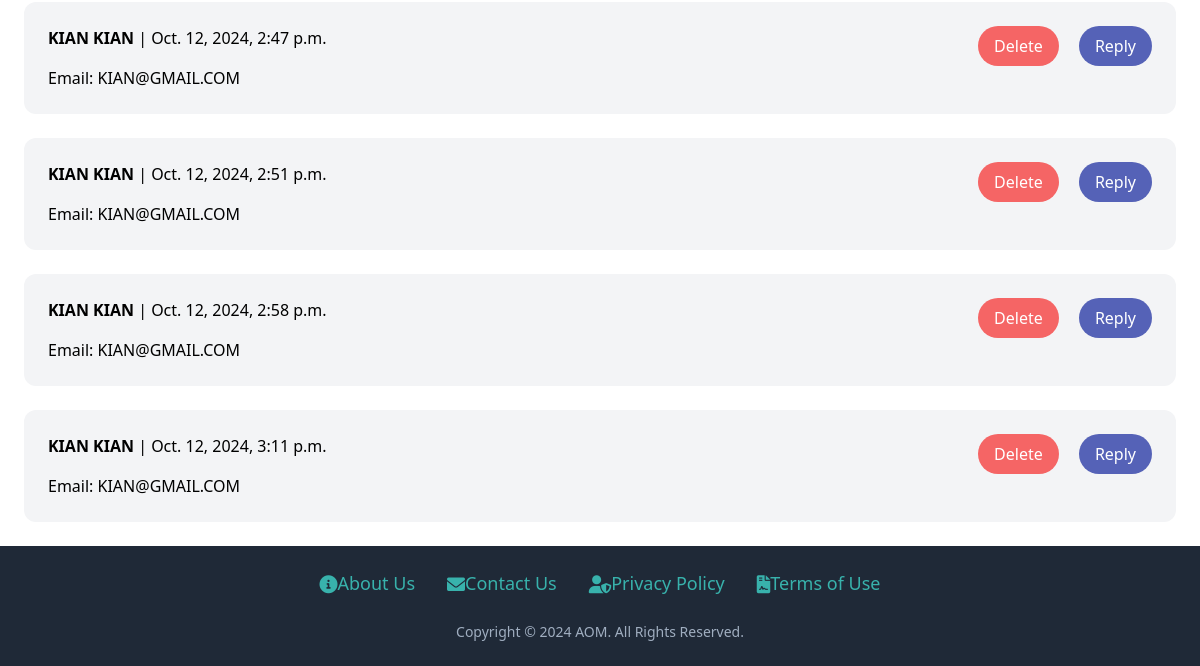
The page /inbox/ (signed in, lower part) on the database as committed earlier.
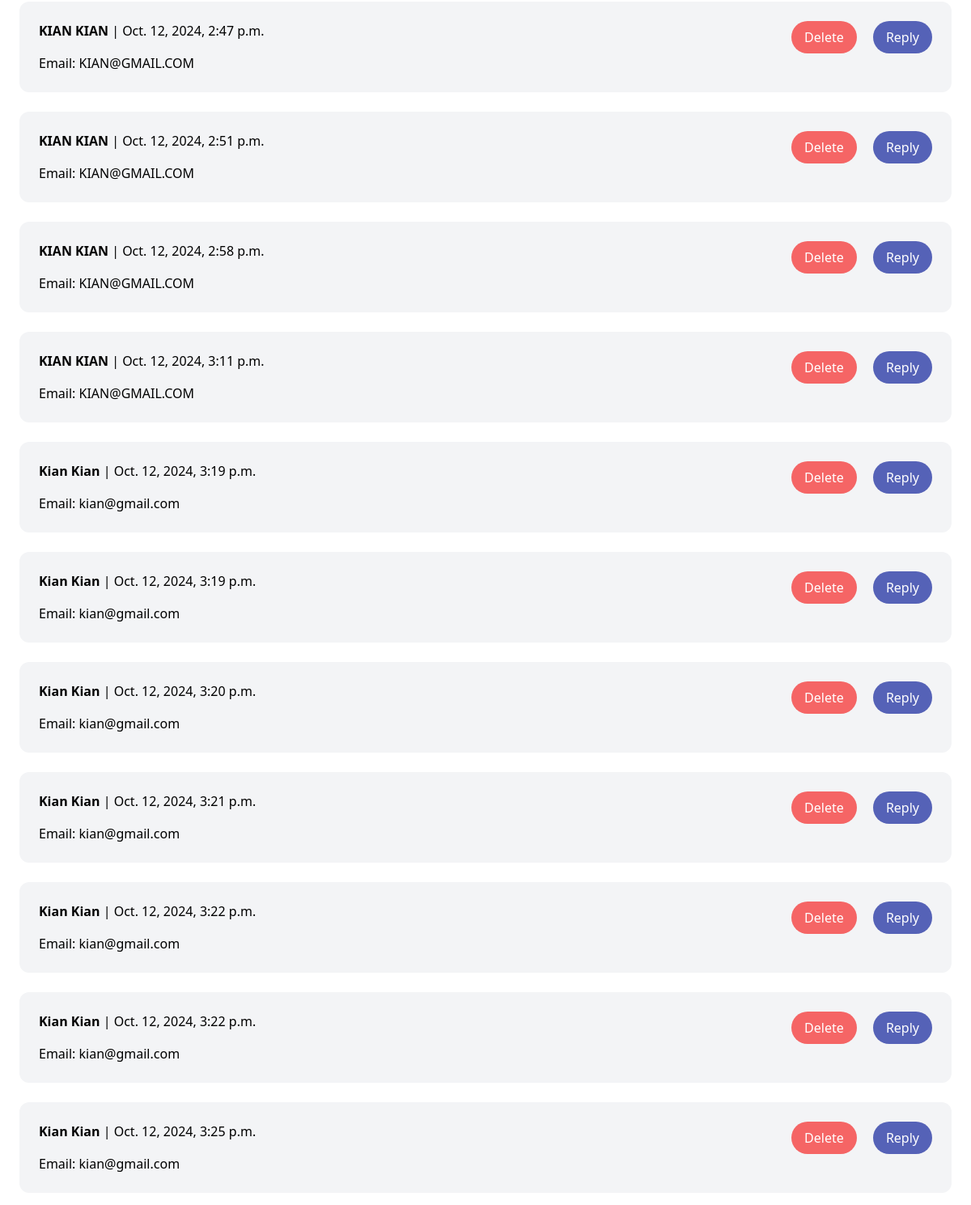
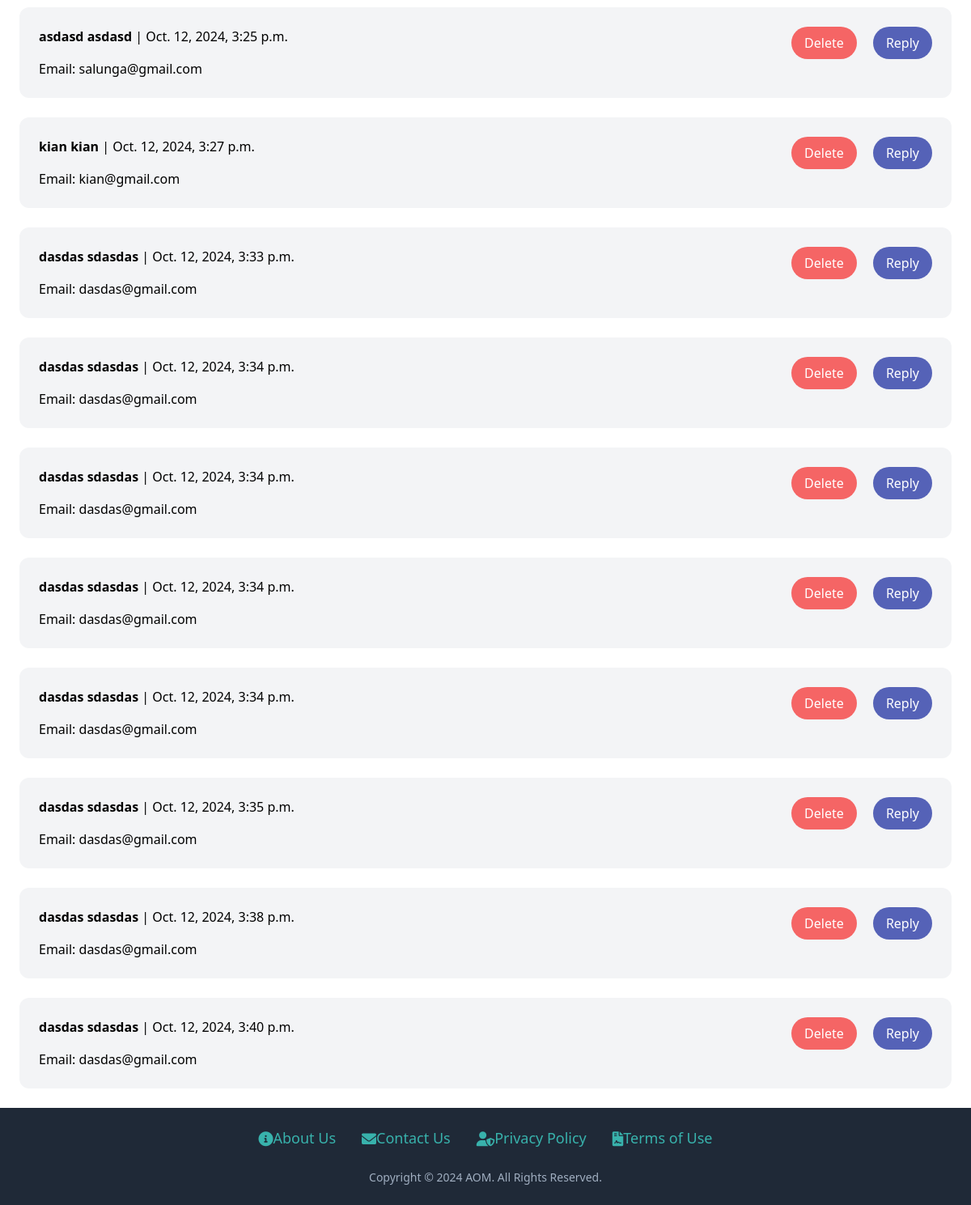
The same page on the database as committed later (2 pictures, top to bottom).
### core/models.py (models this page shows, shortened)
class ContactModel(models.Model):
    first_name = models.CharField(max_length=100, null=False)
    last_name = models.CharField(max_length=100)
    email = models.EmailField()
    message = models.TextField()
    user = models.ForeignKey(User, on_delete=models.SET_NULL, null=True, blank=True, related_name="messages_sent")  # Sender
    sent_at = models.DateTimeField(auto_now_add=True)

### inbox/views.py (the view)
# urls.py: path('inbox/', include('inbox.urls')),
@login_required
def inbox(request):
    contact_conversations = ContactModel.objects.all() if request.user.is_superuser else []
    return render(request, 'conversation/inbox.html', {
        'contact_conversations': contact_conversations,
    })

### inbox/templates/conversation/inbox.html (shortened to what this page needs)
{% extends 'core/base.html' %}
{% block content %}
<div class="space-y-6">
    {% if contact_conversations %}
    {% for contact in contact_conversations %}
        <div class="p-6 flex bg-gray-100 rounded-xl cursor-pointer">
            <div class="flex-grow" onclick="openModal('{{ contact.first_name }} {{ contact.last_name }}', '{{ contact.email }}', '{{ contact.message }}')">
                <p class="mb-4"><strong>{{ contact.first_name }} {{ contact.last_name }}</strong> | {{ contact.sent_at }}</p>
                <p>Email: {{ contact.email }}</p>
            </div>
            <form action="{% url 'inbox:delete_contact_message' contact.id %}" method="POST" onsubmit="return confirm('Are you sure you want to delete this message?');">
                <button type="submit" class="delete-button">Delete</button>
                <button type="button" class="reply-button">Reply</button>
            </form>
        </div>
    {% empty %}
        <p>No contact messages found.</p>
    {% endfor %}
    {% else %}
        <p>No contact messages found.</p>
    {% endif %}
</div>
{% endblock %}

### core/templates/core/base.html (shortened to what this page needs)
<!DOCTYPE html>
<html lang="en">
    {% load static %}
<head>
    <script src="http://cdn.tailwindcss.com"></script>
    <link rel="stylesheet" href="https://cdnjs.cloudflare.com/ajax/libs/font-awesome/6.0.0-beta3/css/all.min.css">
</head>
<body class="flex flex-col min-h-screen">
    <main class="content flex-grow px-6 py-6">
        {% block content %}
        {% endblock %}
    </main>
    <footer class="footer">
        <div class="footer-links">
            <ul class="footer-menu">
                <li><a href="{% url 'core:about' %}" class="footer-link">
                    <i class="fas fa-info-circle"></i> About Us
                </a></li>
                <li><a href="{% url 'core:contact' %}" class="footer-link">
                    <i class="fas fa-envelope"></i> Contact Us
                </a></li>
                <li><a href="{% url 'core:privacy' %}" class="footer-link">
                    <i class="fas fa-user-shield"></i> Privacy Policy
                </a></li>
                <li><a href="{% url 'core:term_use' %}" class="footer-link">
                    <i class="fas fa-file-contract"></i> Terms of Use
                </a></li>
            </ul>
        </div>
        <div class="footer-copyright">
            Copyright © 2024 AOM. All Rights Reserved.
        </div>
    </footer>
</body>
</html>

### core/templates/core/base.html (style rules this page uses)
html, body { height: 100%; margin: 0; display: flex; flex-direction: column; }
body { flex: 1; }
.footer { padding: 1.5rem; background-color: #1f2937; color: #d1d5db; width: 100%; display: flex; flex-direction: column; align-items: center; }
.footer-links { margin-bottom: 1.5rem; }
.footer-menu { display: flex; justify-content: center; gap: 2rem; list-style-type: none; padding: 0; }
.footer-link { color: #38b2ac; font-size: 1.125rem; display: flex; align-items: center; transition: color 0.3s; }
.footer-copyright { font-size: 0.875rem; color: #a0aec0; text-align: center; }

### inbox/templates/conversation/inbox.html (style rules this page uses)
.reply-button, .delete-button { padding: 0.5rem 1rem; border-radius: 1.5rem; transition: background-color 0.2s; margin-left: 1rem; }
.reply-button { background-color: #5562b7; color: white; }
.delete-button { background-color: #f56565; color: white; }

Rows that differ between the two databases and show on the page:
added ContactModel: first_name "Kian", last_name "Kian", sent_at "Oct. 12, 2024, 3:19 p.m.", email "kian@gmail.com"
added ContactModel: first_name "Kian", last_name "Kian", sent_at "Oct. 12, 2024, 3:19 p.m.", email "kian@gmail.com"
added ContactModel: first_name "Kian", last_name "Kian", sent_at "Oct. 12, 2024, 3:20 p.m.", email "kian@gmail.com"
added ContactModel: first_name "Kian", last_name "Kian", sent_at "Oct. 12, 2024, 3:21 p.m.", email "kian@gmail.com"
added ContactModel: first_name "Kian", last_name "Kian", sent_at "Oct. 12, 2024, 3:22 p.m.", email "kian@gmail.com"
added ContactModel: first_name "Kian", last_name "Kian", sent_at "Oct. 12, 2024, 3:22 p.m.", email "kian@gmail.com"
added ContactModel: first_name "Kian", last_name "Kian", sent_at "Oct. 12, 2024, 3:25 p.m.", email "kian@gmail.com"
added ContactModel: first_name "asdasd", last_name "asdasd", sent_at "Oct. 12, 2024, 3:25 p.m.", email "salunga@gmail.com"
added ContactModel: first_name "kian", last_name "kian", sent_at "Oct. 12, 2024, 3:27 p.m.", email "kian@gmail.com"
added ContactModel: first_name "dasdas", last_name "sdasdas", sent_at "Oct. 12, 2024, 3:33 p.m.", email "dasdas@gmail.com"
added ContactModel: first_name "dasdas", last_name "sdasdas", sent_at "Oct. 12, 2024, 3:34 p.m.", email "dasdas@gmail.com"
added ContactModel: first_name "dasdas", last_name "sdasdas", sent_at "Oct. 12, 2024, 3:34 p.m.", email "dasdas@gmail.com"
added ContactModel: first_name "dasdas", last_name "sdasdas", sent_at "Oct. 12, 2024, 3:34 p.m.", email "dasdas@gmail.com"
added ContactModel: first_name "dasdas", last_name "sdasdas", sent_at "Oct. 12, 2024, 3:34 p.m.", email "dasdas@gmail.com"
added ContactModel: first_name "dasdas", last_name "sdasdas", sent_at "Oct. 12, 2024, 3:35 p.m.", email "dasdas@gmail.com"
added ContactModel: first_name "dasdas", last_name "sdasdas", sent_at "Oct. 12, 2024, 3:38 p.m.", email "dasdas@gmail.com"
added ContactModel: first_name "dasdas", last_name "sdasdas", sent_at "Oct. 12, 2024, 3:40 p.m.", email "dasdas@gmail.com"
